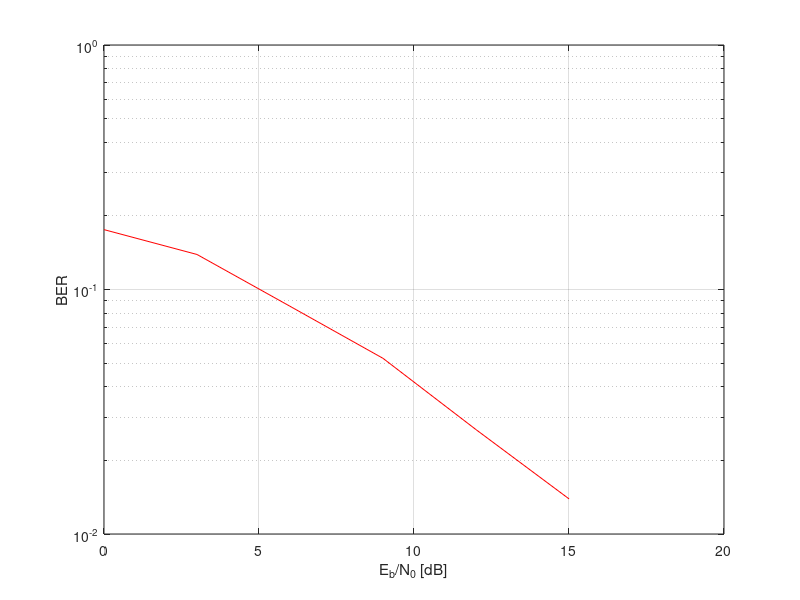

MATLAB code for this plot:
clc
clear all
close all
EbN0dB_vector=0:3:15;       %make vector by the diff value 3
Eb=1;
L=5;
for snr_i=1:length(EbN0dB_vector)       %run the loop for length of vector 
    EbN0dB=EbN0dB_vector(snr_i);        %one by one access the vector 
    EbN0=10.^(EbN0dB/10);
    N0=Eb/EbN0;                             %db to decimal 
    sym_cnt=0;
    err_cnt=0;                              %reset the both counter 
    while err_cnt<100 % If you increase err_cnt (currently 100), the accuracy increases and time also increase.
        b=sign(rand-0.5);  %BPSK symbol {1,-1}
        s=sqrt(Eb/L)*b;
%         for k=1:L
%             h(k)=sqrt(1/2)*(randn+j*randn);
%             n(k)=sqrt(N0/2)*(randn+j*randn);
%             r(k)=h(k)*s + n(k);
%         end
        hk=sqrt(1/2)*(randn+j*randn);
        for k=1:L 
            h(k)=hk;
            n(k)=sqrt(N0/2)*(randn+j*randn); 
            r(k)=h(k)*s+n(k); 
        end
        
        [T1 T2]=max(r); % Refer to (25.9). To see how to use max( ).
        D=r(T2)*exp(-j*angle(h(T2))); %Refer to (25.9).
        
        b_hat=sign(real(D));
        if b_hat~=b;
            err_cnt=err_cnt+1;
        end
        sym_cnt=sym_cnt+1;
    end
    BER(snr_i)=err_cnt/sym_cnt
end
semilogy(EbN0dB_vector, BER,'r')
xlabel('E_b/N_0 [dB]')
ylabel('BER')
grid
